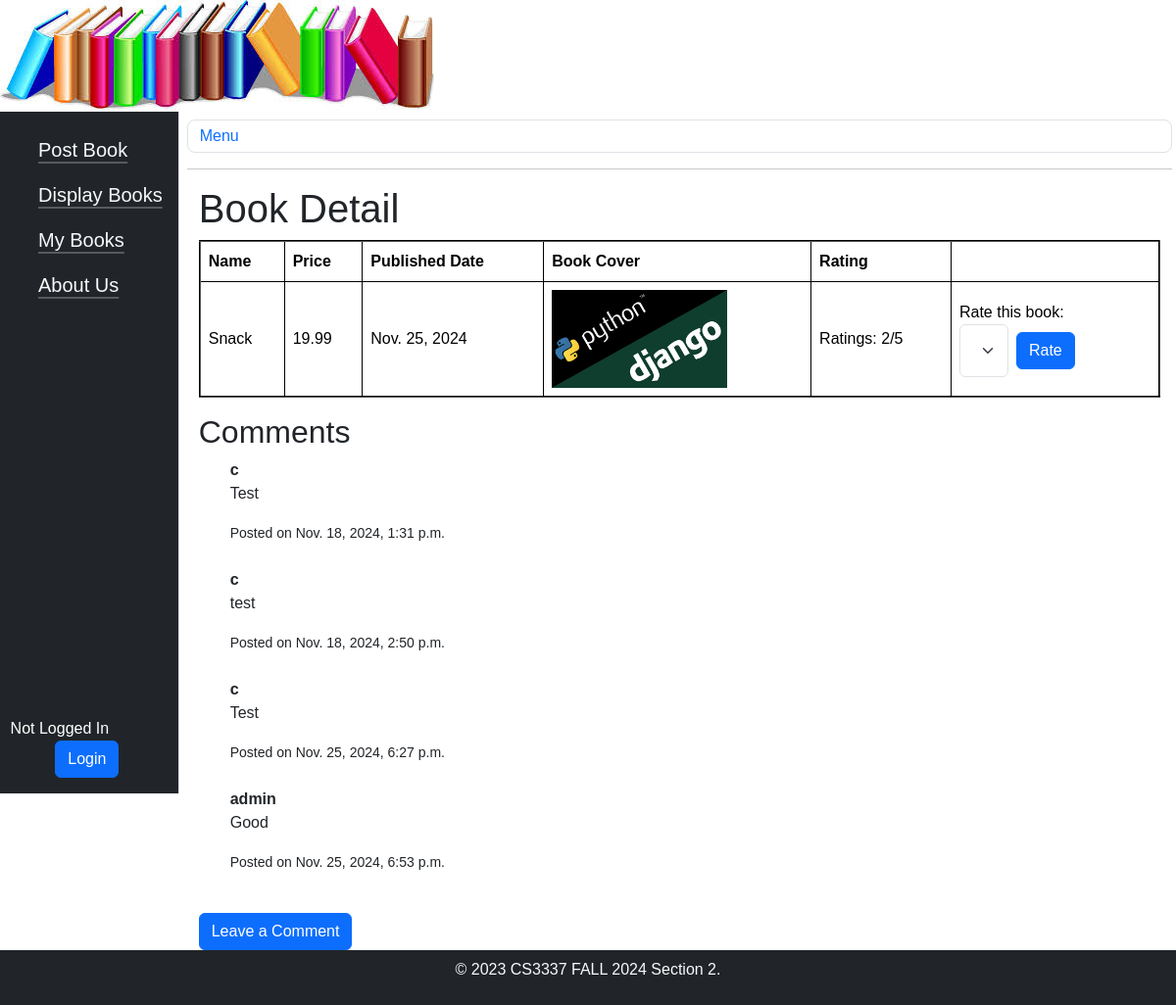
Page /book_detail/1 on the committed database.
### bookMng/models.py (models this page shows, shortened)
class MainMenu(models.Model):
    item = models.CharField(max_length=200,unique=True)
    link = models.CharField(max_length=200,unique=True)

class Book(models.Model):
    name = models.CharField(max_length=200)
    web = models.URLField(max_length=200)
    price = models.DecimalField(decimal_places=2, max_digits=8)
    publishdate = models.DateField(auto_now=True)
    picture = models.FileField(upload_to='bookEx/static/uploads')
    pic_path = models.CharField(max_length=300, editable=False, blank=True)
    username = models.ForeignKey(User, blank=True, null=True, on_delete=models.CASCADE)
    ratings = models.IntegerField(default=0)
    ratingscount = models.IntegerField(default=0)
    overallrating = models.IntegerField(default=0)

class Comment(models.Model):
    book = models.ForeignKey(Book, related_name='comments', on_delete=models.CASCADE)
    user = models.ForeignKey(User, on_delete=models.CASCADE)
    content = models.TextField()
    created_at = models.DateTimeField(auto_now=True)

### bookMng/views.py (the view)
# urls.py: path('book_detail/<int:book_id>', views.book_detail, name='book_detail'),
def book_detail(request, book_id):
    book = Book.objects.get(id=book_id)
    comments = book.comments.all()#this helps get all comments relate to book
    book.pic_path = book.picture.url[14:]
    return render(request,
                  'bookMng/book_detail.html',
                  {
                      'item_list': MainMenu.objects.all(),
                      'book': book,
                      'comments': comments,
                      'comment_form': comment_form,
                  })

### bookEx/templates/bookMng/book_detail.html (shortened to what this page needs)
{% extends "base.html" %}
{% load static %}
{% block sidenav %}
    {% for item in item_list %}
        <li class="nav-item py-2 ps-2 fs-5"><a class="link-light link-offset-2 link-underline-opacity-25 link-underline-opacity-100-hover" href="{{ item.link }}">{{ item.item }}</a></li>
    {% endfor %}
{% endblock sidenav %}
{% block content %}
    <H1>Book Detail</H1>
<table class="table table-hover table-bordered border-black" border="2">
    <thead>
        <tr>
            <th scope="col">Name</th>
            <th scope="col">Price</th>
            <th scope="col">Published Date</th>
            <th scope="col">Book Cover</th>
            <th scope="col">Rating</th>
        </tr>
    </thead>
    <tbody>
        <tr class="align-middle">
            <td>{{ book.name }}</td>
            <td>{{ book.price }}</td>
            <td>{{ book.publishdate }}</td>
            <td>
                <img src="{% static book.pic_path %}" height="100">
            </td>
            <td>Ratings: {{ book.overallrating }}/5</td>
            <td>Rate this book:
                <form action="ratebook/{{ book.id }}" method="post">
                    <div class="container w-50 p-0 m-0">
                    <select class="form-select " name="rate">
                        <option value="1">1</option>
                    </select>
                        <button class="btn btn-primary m-2" type="submit">Rate</button>
                    </div>
                </form>
            </td>
        </tr>
    </tbody>
</table>
    <h2>Comments</h2>
    <ul>
        {% for comment in comments %}
            <li style="list-style-type: none; padding: 0;">
                <strong>{{ comment.user.username }}</strong>
                {{ comment.content|linebreaks }}
                <small>Posted on {{ comment.created_at }}</small>
            </li><br>
        {% empty %}
            <p>This comment section is empty. Why not be the first to comment!</p>
        {% endfor %}
    </ul>
    <a class="btn btn-primary" href="{% url 'comment_form' book.id %}">Leave a Comment</a>
{% endblock content %}

### bookEx/templates/base.html (shortened to what this page needs)
{% load static %}
<!DOCTYPE html>
<html lang="en">
<head>
    <link href="https://cdn.jsdelivr.net/npm/bootstrap@5.3.3/dist/css/bootstrap.min.css" rel="stylesheet">
    <link rel="stylesheet" href="{% static 'main.css' %}">
</head>
<body class="d-flex flex-column" style="min-height: 100vh; margin: 0;">
    <div class="banner">
        <img src="{% static 'banner.jpeg' %}" alt="Banner Image" class="img-fluid" style="max-width: 100%; height: auto;">
    </div>
    <div class="container-fluid flex-grow-1 d-flex flex-column p-0">
        <div class="row flex-grow-1 d-flex overflow-hidden flex-nowrap">
            <div class="col-auto px-0">
                <div id="sidebar-1" class="collapse collapse-horizontal show border-end">
                    <div id="sidebar-nav"
                     class="list-group border-0 rounded-0 text-sm-start bg-dark d-flex flex-column p-3"
                     style="flex-grow: 1; height: 87vh; overflow-x: hidden;">
                    {% block sidenav %}{% endblock sidenav %}
                    <div class="mt-auto d-flex flex-column align-items-center justify-content-center">
                        {% if user.is_authenticated %}
                            <span class="text-white">{{ user.username }}</span>
                            <form action="{% url 'logout' %}?next=/" method="post">
                                {% csrf_token %}
                                <button type="submit" class="btn btn-danger">Logout</button>
                            </form>
                        {% else %}
                            <span class="text-white me-5">Not Logged In</span>
                            <form action="{% url 'login' %}?next=/" method="post">
                                <button type="submit" class="btn btn-primary ms-2">Login</button>
                            </form>
                        {% endif %}
                    </div>
                </div>
                </div>
            </div>
            <main class="col ps-md-2 pt-2 px-3 d-flex flex-column" style="flex-grow: 1; overflow-y: auto;">
                <a href="#" data-bs-target="#sidebar-1" data-bs-toggle="collapse" class="border rounded-3 p-1 text-decoration-none ">
                    <i class="bi bi-list py-2 p-1"></i> Menu
                </a>
                <hr>
                <div class="row">
                    <div class="main-content col-12 px-4">
                        {% block content %}{% endblock content %}
                    </div>
                </div>
            </main>
        </div>
    </div>
    <div class="footer mt-auto py-2 text-center bg-dark text-light">
        <p>&copy; 2023 CS3337 FALL 2024 Section 2.</p>
    </div>
</body>
</html>

### bookEx/static/main.css (style rules this page uses)
body { font-family: times-new-roman, Arial, sans-serif; margin: 0; padding: 0; overflow-x: hidden; }
html { margin: 0; padding: 0; overflow-x: hidden; }
.container { display: flex; }
.footer { background-color: #333; color: #fff; text-align: center; padding: 10px 0; }

### rows in the picture
MainMenu: item "Post Book"
MainMenu: item "Display Books"
MainMenu: item "My Books"
MainMenu: item "About Us"
Book: name "Snack", price "19.99", publishdate "Nov. 25, 2024", overallrating "2"
Comment: user.username "c", content "Test", created_at "Nov. 18, 2024, 1:31 p.m."
Comment: user.username "c", content "test", created_at "Nov. 18, 2024, 2:50 p.m."
Comment: user.username "c", content "Test", created_at "Nov. 25, 2024, 6:27 p.m."
Comment: user.username "admin", content "Good", created_at "Nov. 25, 2024, 6:53 p.m."
